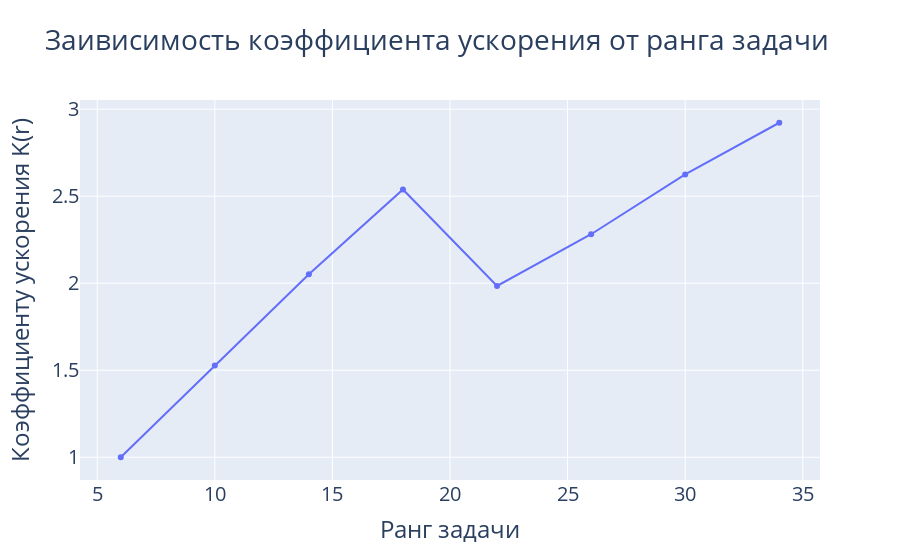

Notebook code cell kept with this figure:
### Markdown cell above
## Acceleration coeff on rank

### Code cell
x = []
y = []
ranks = []
for i in range(1, 9):
    matrix = MatrixPU(config={'p': 1, 'q': 1, 'm': i})
    report = matrix.report
    x.append(report['rank'])
    y.append(report['acceleration_coeff'])
fig = go.Figure()
fig.add_trace(
    go.Scatter(x=x, y=y, name='K(r)',
               text=[f'r = {x}, K(r) = {y}' for x, y in zip(x, y)])
)
fig.update_layout(title='Заивисимость коэффициента ускорения от ранга задачи',
                  font=dict(size=20),
                  xaxis_title='Ранг задачи',
                  yaxis_title='Коэффициенту ускорения K(r)')
fig.show()

### Figure 1 — Plotly figure (JSON) as saved in the notebook; plotly's stock layout.template omitted (floating-point values rounded to 4 significant figures)
{"data": [{"name": "K(r)", "text": ["r = 6, K(r) = 1.0", "r = 10, K(r) = 1.5277777777777777", "r = 14, K(r) = 2.051282051282051", "r = 18, K(r) = 2.5384615384615383", "r = 22, K(r) = 1.984375", "r = 26, K(r) = 2.28125", "r = 30, K(r) = 2.625", "r = 34, K(r) = 2.921875"], "type": "scatter", "x": [6, 10, 14, 18, 22, 26, 30, 34], "y": [1, 1.528, 2.051, 2.538, 1.984, 2.281, 2.625, 2.922]}], "layout": {"font": {"size": 20}, "title": {"text": "Заивисимость коэффициента ускорения от ранга задачи"}, "xaxis": {"title": {"text": "Ранг задачи"}}, "yaxis": {"title": {"text": "Коэффициенту ускорения K(r)"}}}}
